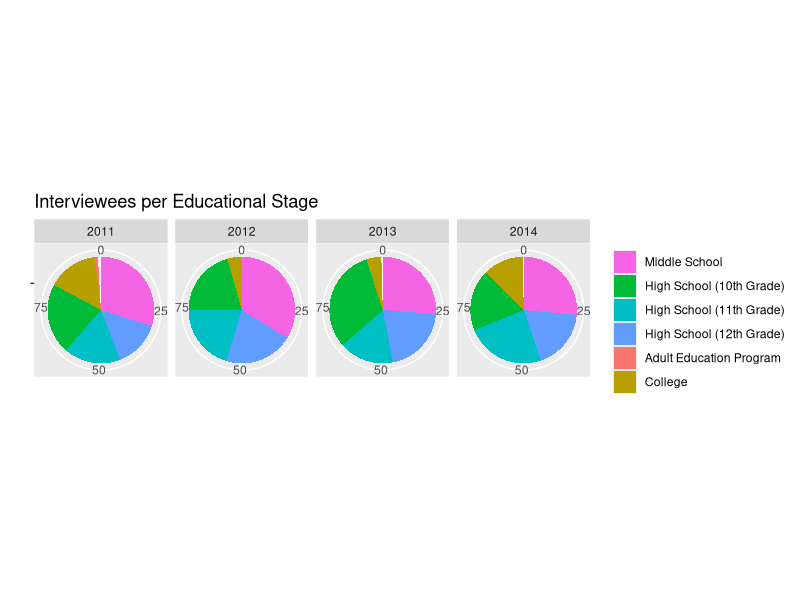

Generate this figure with R: (Note: this script raises an error after producing the figure.)
# file: script.R
# authors: Guilherme N. Ramos (gnramos@unb.br)
#          Roberto Mourão
#
# Script for analysis of data for the Meninas na Computação Project in
# the University of Brasília (http://meninas.cic.unb.br)

# Dependencies
for (pkg in c('readxl', 'readr', 'arules', 'ggplot2', 'reshape2',
              'gridExtra', 'stringr', 'knitr', 'agricolae'))
  if (!require(pkg, character.only=TRUE))
    ignore <- install.packages(pkg)

# Pretty printing
options('digits'=2)

# Cleaning up workspace
rm(list = ls())

# Set working directory
# setwd("/home/f8676628/Documentos/women_computer_science/")

# Get raw data
poll.answers <- read_excel('raw.xlsx', sheet='unificado', na='')

# Cleanup data
poll.answers$Q1 <- NULL
poll.answers$Q2 <- NULL
poll.answers$Serie <- stringr::str_trim(poll.answers$Serie, side='both')

# Girls only
poll.answers <- subset(poll.answers, poll.answers$Sexo == 'F')
poll.answers$Sexo <- NULL

# Translation
poll.answers$Serie[poll.answers$Serie=='Ensino Fundamental'] <- 'Middle School'
poll.answers$Serie[poll.answers$Serie=='Primeiro Ano'] <- 'High School (10th Grade)'
poll.answers$Serie[poll.answers$Serie=='Segundo Ano'] <- 'High School (11th Grade)'
poll.answers$Serie[poll.answers$Serie=='Terceiro Ano'] <- 'High School (12th Grade)'
poll.answers$Serie[poll.answers$Serie=='Supletivo'] <- 'Adult Education Program'
poll.answers$Serie[poll.answers$Serie=='Ensino Superior'] <- 'College'
poll.answers$Fara_Curso_Superior[poll.answers$Fara_Curso_Superior=='Biologicas e Saude'] <- 'Biology-Health Sciences'
poll.answers$Fara_Curso_Superior[poll.answers$Fara_Curso_Superior=='Humanas'] <- 'Human Sciences'
poll.answers$Fara_Curso_Superior[poll.answers$Fara_Curso_Superior=='Exatas'] <- 'Exact Sciences'
poll.answers$Fara_Computacao[poll.answers$Fara_Computacao=='Sim'] <- 'Yes'
poll.answers$Fara_Computacao[poll.answers$Fara_Computacao=='Nao'] <- 'No'
poll.answers$Fara_Computacao[poll.answers$Fara_Computacao=='Nao sei ainda'] <- 'Maybe'

# Processing
poll.answers <- as.data.frame(lapply(poll.answers, as.factor))

# Results per educational stage ################################################
educational.stage <- aggregate(x=list(total=poll.answers$Serie),
                               by=list(Year=poll.answers$Ano, Serie=poll.answers$Serie),
                               FUN=length)
by.year <- aggregate(x=list(Total=poll.answers$Serie),
                     by=list(Year=poll.answers$Ano),
                     FUN=length)

educational.stage <- merge(educational.stage, by.year)
educational.stage$Percentual <- (educational.stage$total * 100) / educational.stage$Total

p <- ggplot(data=educational.stage, aes(x='', y=Percentual, fill=Serie)) +
     geom_bar(width=1, stat='identity') +
     facet_grid(facets=. ~ Year) +
     coord_polar(theta='y', start=0) +
     scale_x_discrete() +
     xlab('') + ylab('') + labs(fill='') + # + labs(fill='Stage')
     ggtitle('Interviewees per Educational Stage') +
     scale_fill_discrete(breaks=c('Middle School', 'High School (10th Grade)', 'High School (11th Grade)', 'High School (12th Grade)', 'Adult Education Program', 'College'))
ggsave('dexa/img/EducationalStage.pdf', width=7, height=2)


# Results per interest in undergraduate field of study #########################
field.of.interest <- aggregate(x=list(total=poll.answers$Fara_Curso_Superior),
                               by=list(Year=poll.answers$Ano, Fara_Curso_Superior=poll.answers$Fara_Curso_Superior),
                               FUN=length)
by.year <- aggregate(x=list(Total=poll.answers$Fara_Curso_Superior),
                     by=list(Year=poll.answers$Ano),
                     FUN=length)

field.of.interest <- merge(field.of.interest, by.year)
field.of.interest$Percentual <- (field.of.interest$total * 100) / field.of.interest$Total

p <- ggplot(data=field.of.interest, aes(x='', y=Percentual, fill=Fara_Curso_Superior)) +
     geom_bar(width=1, stat='identity') +
     facet_grid(facets=. ~ Year) +
     coord_polar(theta='y', start=0) +
     scale_x_discrete() +
     xlab('') + ylab('') + labs(fill='') + # + labs(fill='Field')
     ggtitle('Interviewees per Field of Interest')
ggsave('dexa/img/FieldOfInterest.pdf', width=7, height=2)

# Results for interest in Computer Science #####################################
interest.in.CS <- aggregate(x=list(Quantidade=poll.answers$Fara_Computacao),
                            by=list(Year=poll.answers$Ano, Fara_Computacao=poll.answers$Fara_Computacao),
                            FUN=length)
by.year <- aggregate(x=list(Total=poll.answers$Fara_Computacao),
                     by=list(Year=poll.answers$Ano),
                     FUN=length)

interest.in.CS <- merge(interest.in.CS, by.year)
interest.in.CS$Percentual <- (interest.in.CS$Quantidade * 100) / interest.in.CS$Total

p <- ggplot(data=interest.in.CS, aes(x='', y=Percentual, fill=Fara_Computacao)) +
     geom_bar(width=1, stat='identity') +
     facet_grid(facets=. ~ Year) +
     coord_polar(theta='y', start=0) +
     scale_x_discrete() +
     xlab('') + ylab('') + labs(fill='') + # labs(fill='Ano')
     ggtitle('Interviewees Interested in CS')
ggsave('dexa/img/InterestInCS.pdf', width=7, height=2)

# Variance analysis ############################################################

# For girls who chose to
CS.choice <- data.frame(Fara_Computacao=levels(poll.answers$Fara_Computacao),
                        CS_Choice=0)
CS.choice$CS_Choice[CS.choice$Fara_Computacao == "No"] <- -1
CS.choice$CS_Choice[CS.choice$Fara_Computacao == "Maybe"] <- 0
CS.choice$CS_Choice[CS.choice$Fara_Computacao == "Yes"] <- 1
poll.answers <- merge(poll.answers, CS.choice)
CS.choice.index <- match('CS_Choice', names(poll.answers))

print('CS.choice.index')
print(CS.choice.index)

year.index <- match('Ano', names(poll.answers))
temp <- data.frame(Treatment=poll.answers[, year.index],
                   CS_Choice=poll.answers[, CS.choice.index])

fit <- aov(CS_Choice ~ Treatment, data=temp)
pdf("dexa/img/anova_table_Ano.pdf", height=1, width=9)
  grid.table(anova(fit))
dev.off()

pdf("dexa/img/tukey_Ano.pdf", height=1.5, width=1.8)
  grid.table(HSD.test(fit, 'Treatment')$groups, rows = NULL)
dev.off()

pdf('dexa/img/anova_chart_Ano.pdf')
  par(mfrow=c(2,2))
  plot(fit)
dev.off()

# Other attributes
for (i in (year.index + 1):(CS.choice.index-1)) {  # CS.choice.index is the last one
  temp <- data.frame(Treatment=poll.answers[, i], CS_Choice=poll.answers[, CS.choice.index])

  nome <- colnames(poll.answers)[i]

  fit <- aov(CS_Choice ~ Treatment, data=temp)
  w = 6 + 2.5 * nchar(as.character(summary(fit)[[1]][["Pr(>F)"]][1])) / 20
  pdf(paste('dexa/img/anova_table_', nome, '.pdf', sep = ""), height=1, width=w)
    grid.table(anova(fit))
  dev.off()

  h = 1.5 + 0.1 * length(unique(temp$Treatment))
  w = 1.5 + 0.1 * max(nchar(as.character(temp$Treatment)))
  pdf(paste('dexa/img/tukey_', nome, '.pdf', sep = ""), height=h, width=w)
    grid.table(HSD.test(fit, 'Treatment')$groups, rows = NULL)
  dev.off()

  pdf(paste('dexa/img/anova_chart_', nome, '.pdf', sep = ""))
    par(mfrow=c(2,2))
    plot(fit)
  dev.off()
}

# Grouping ANOVA treatments
multiple_anova <- function (temp, index) {
  number = sprintf("%02d", index)
  fit <- aov(CS_Choice ~ ., data = temp)
  h = 1 + 0.3 * ncol(temp) 
  pdf(paste("dexa/img/anova_table_multiple_", number, ".pdf", sep = ""), height = h, width = 18)
    grid.table(anova(fit))
  dev.off()
  
  pdf(paste("dexa/img/anova_chart_multiple_", number, ".pdf", sep = ""))
    par(mfrow=c(2,2))
    plot(fit)
  dev.off()
  
  return(index + 1)
}

temp <- poll.answers[, c(2:ncol(poll.answers))]
i = 0

i <- multiple_anova(temp, i)

temp$Usa_Computador_Biblioteca <- NULL
i <- multiple_anova(temp, i)

temp$Usa_Email <- NULL
i <- multiple_anova(temp, i)

temp$Usa_Editor_Texto <- NULL
i <- multiple_anova(temp, i)

temp$Usa_Outros_Softwares <- NULL
i <- multiple_anova(temp, i)

temp$Usa_Criatividade <- NULL
i <- multiple_anova(temp, i)

temp$Usa_Computador_Trabalho <- NULL
i <- multiple_anova(temp, i)

temp$Usa_Redes_Sociais <- NULL
i <- multiple_anova(temp, i)

temp$Usa_Computador_Casa_Parentes <- NULL
i <- multiple_anova(temp, i)

temp$Usa_Editor_Imagem <- NULL
i <- multiple_anova(temp, i)

temp$Usa_Internet <- NULL
i <- multiple_anova(temp, i)

temp$Pouco_Lazer <- NULL
i <- multiple_anova(temp, i)

temp$Desenvolve_Paginas_Web <- NULL
i <- multiple_anova(temp, i)

temp$Usa_Planilha_Eletrônica <- NULL
i <- multiple_anova(temp, i)

temp$Usa_Computador_Casa_Amigos <- NULL
i <- multiple_anova(temp, i)

temp$Usa_Jogos <- NULL
i <- multiple_anova(temp, i)
